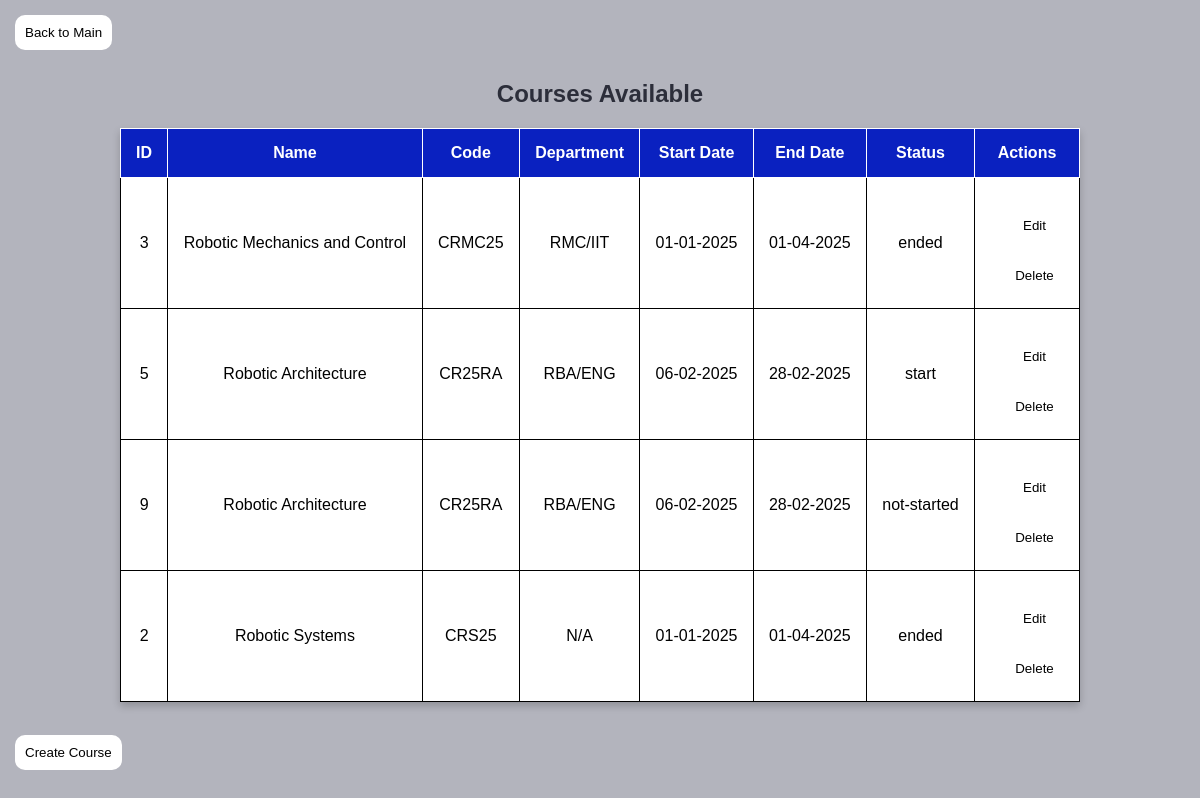
Before: /php/view_course.php (signed in) with the older database file.
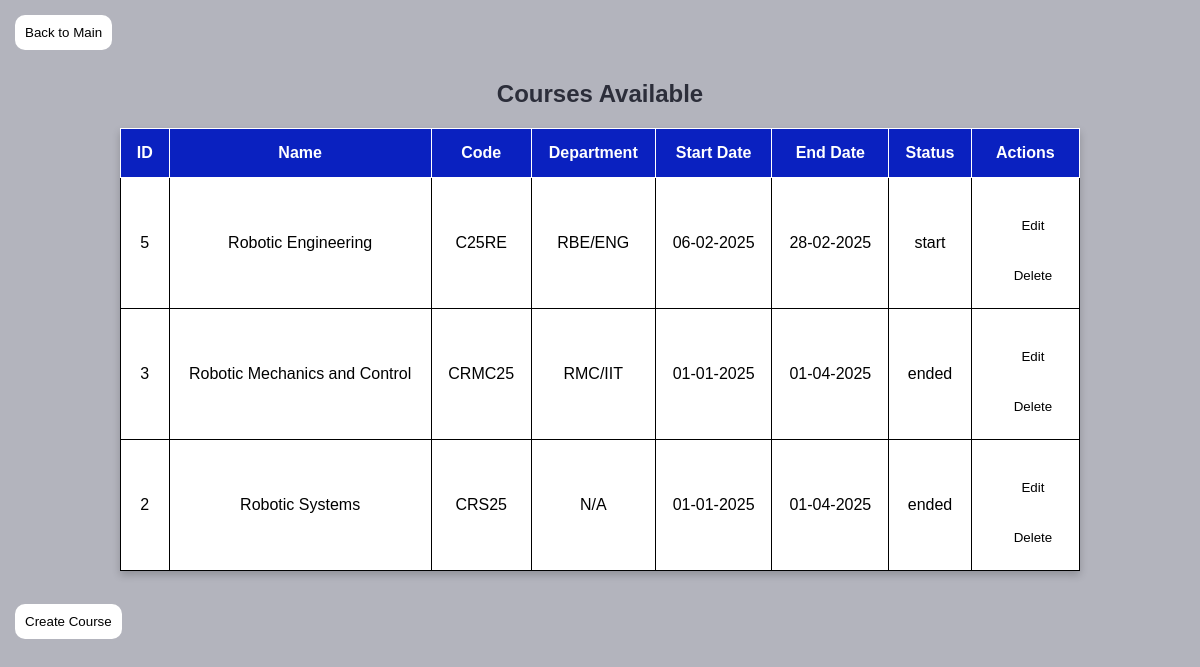
After: the same page with the newer database file.
### tables this page shows
CREATE TABLE `course` (
  `ID` int(11) NOT NULL,
  `NAME` varchar(50) DEFAULT NULL,
  `DEPARTMENT_NAME` varchar(50) DEFAULT NULL,
  `START_DATE` date DEFAULT NULL,
  `END_DATE` date DEFAULT NULL,
  `CODE` varchar(50) DEFAULT NULL,
  `status` enum('not-started','start','in-progress','ended') DEFAULT 'not-started'
);

CREATE TABLE `department` (
  `ID` int(11) NOT NULL,
  `NAME` varchar(50) DEFAULT NULL
);

### php/view_course.php (the view, shortened to what this page needs)
<?php
$conn = db_connect();
$sql = "SELECT course.ID, course.NAME, course.CODE, course.START_DATE, course.END_DATE,
               course.STATUS, department.NAME AS DEPARTMENT_NAME
        FROM course
        LEFT JOIN department ON course.DEPARTMENT_NAME = department.NAME";
$result = $conn->query($sql);
?>
<!DOCTYPE html>
 <html lang="en">
    <head>
<body>
<a href="admin_dashboard.php"><button>Back to Main</button></a>
    <h2>Courses Available</h2>
    <table border="1">
        <tr>
            <th>ID</th>
            <th>Name</th>
            <th>Code</th>
            <th>Department</th>
            <th>Start Date</th>
            <th>End Date</th>
            <th>Status</th>
            <th>Actions</th>
        </tr>
        <?php while ($row = $result->fetch_assoc()): ?>
            <tr>
                <td><?= $row['ID'] ?></td>
                <td><?= htmlspecialchars($row['NAME']) ?></td>
                <td><?= htmlspecialchars($row['CODE']) ?></td>
                <td><?= isset($row['DEPARTMENT_NAME']) ? htmlspecialchars($row['DEPARTMENT_NAME']) : 'N/A' ?></td>
                <td>
                    <?= ($row['START_DATE'] !== '0000-00-00')
                        ? date("d-m-Y", strtotime($row['START_DATE']))
                        : 'N/A'; ?>
                </td>
                <td>
                    <?= ($row['END_DATE'] !== '0000-00-00')
                        ? date("d-m-Y", strtotime($row['END_DATE']))
                        : 'N/A'; ?>
                </td>
                <td>
                    <?= htmlspecialchars($row['STATUS']) ?></td>
                <td>
                    <a href="assignments.php?action=update&id=<?= $row['ID'] ?>"><button>Edit</button></a>
                    <?php if ($_SESSION['role'] == 3):  ?>
                        <form method="POST" action="delete_course.php?id=<?= $row['ID'] ?>">
                        <button type="submit" onclick="return confirm('Are you sure?')">Delete</button></form>
                    <?php endif; ?>
                </td>
            </tr>
        <?php endwhile; ?>
    </table><br>
    <a href="create_course.php"><button>Create Course</button></a>
</body>
</html>

Changed rows visible on the page:
removed course: ID "9", NAME "Robotic Architecture", CODE "CR25RA", department.NAME "RBA/ENG", START_DATE "06-02-2025", END_DATE "28-02-2025", status "not-started"
changed course "start": NAME "Robotic Architecture" → "Robotic Engineering"; CODE "CR25RA" → "C25RE"; department.NAME "RBA/ENG" → "RBE/ENG"; moves up the list
